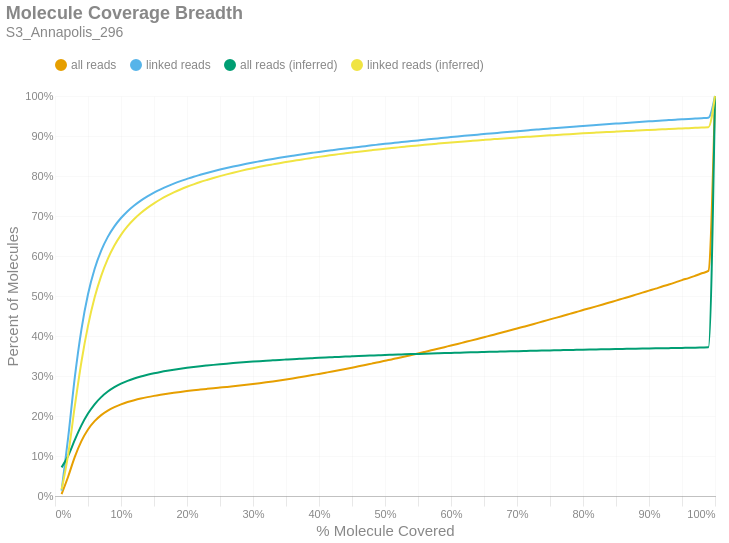

Notebook cell for this chart:
### Markdown cell above
### Molecule Read Coverage
This chart shows molecule coverage breadth as computed by the number of bases aligned to that molecule. In other words, "*how much of each unique long molecule is actually sequenced/aligned?*" Keep in mind there is a distinction between sequences and alignments, since some sequences belonging to a particular molecule may not align well and wouldn't appear in the alignment data. This chart also shows molecule coverage breadth as computed by the *inferred fragment* from which the aligned sequences originate. Unlike read coverage, this calculation takes into account the total insert size, including unsequenced gaps between the forward and reverse reads. Like the previous figures, these are cumulative percents.

### Code cell
if SKIPLR:
    print_html(f"Skipped")
else:
    binned_df = consolidated_hist(valids['coverage_bp'], mask, 0.01, True)
    binned_df_inf = consolidated_hist(valids['coverage_inserts'], mask, 0.01, True)
    binned_df = binned_df.with_columns(pl.lit(binned_df_inf['all reads (cumsum)']).alias('all reads (inferred)'))
    binned_df = binned_df.with_columns(pl.lit(binned_df_inf['linked reads (cumsum)']).alias('linked reads (inferred)'))
    binned_df = binned_df.with_columns(
        (pl.col('bin').cast(pl.Float64) + 0.01).alias('right_edge')
    )

    with SafeRender(binned_df):
        (
            density_plot(binned_df, 'Molecule Coverage Breadth', samplename, 'molcov', ['all reads (inferred)','linked reads (inferred)'])
            .encode(
                #x=alt.X('bin:Q', title="% Molecule Covered").axis(format = '%').scale(padding=0),
                x=alt.X('right_edge:Q', title="% Molecule Covered").axis(format='%').scale(padding=0),
                y=alt.Y('value:Q', title='Percent of Molecules')
                    .axis(format='%')
                    .stack(False)
                    .scale(domainMin=0, padding=0),
                color=alt.Color("key:N").scale(domain = ["all reads", "linked reads", "all reads (inferred)", "linked reads (inferred)"]),
                tooltip = [
                    alt.Tooltip("key:N", title = "Data Type"),
                    alt.Tooltip("range_label:N", title="% Molecule Covered"),
                    alt.Tooltip("value:Q", format = ".2%", title="% Molecules")
                ]
            )
        ).display()

### Figure 1 — Vega-Lite specification as saved in the notebook (floating-point values rounded to 4 significant figures)
{"width": "container", "height": 400, "config": {"title": {"anchor": "start", "dy": -15, "fontSize": 18, "color": "#888888", "subtitleColor": "#888888", "subtitleFontSize": 14}, "arc": {"fill": "#0072B2"}, "axis": {"domainColor": "#888888", "domainWidth": 0.5, "gridWidth": 0.2, "grid": false, "titleFontWeight": 400, "titleFontSize": 15, "labelFontSize": 11, "labelColor": "#888888", "tickColor": "#888888", "tickWidth": 0.2, "titleColor": "#888888"}, "axisBand": {"grid": false}, "axisX": {"grid": true, "tickSize": 10, "domainCap": "round"}, "axisY": {"domain": false, "grid": true, "tickSize": 0, "domainCap": "round"}, "background": "transparent", "header": {"labelFontSize": 15, "labelColor": "#888888", "titleFontSize": 15, "titleFontWeight": 600, "titleColor": "#888888"}, "legend": {"labelFont": "sans-serif", "labelFontSize": 12, "labelColor": "#888888", "symbolSize": 100, "symbolType": "circle", "titleFontSize": 12, "titlePadding": 10, "titleColor": "#888888", "title": null, "orient": "top"}, "range": {"category": ["#E69F00", "#56B4E9", "#009E73", "#F0E442", "#0072B2", "#D55E00", "#CC79A7", "#000000"], "diverging": ["#cfe8f3", "#a2d4ec", "#73bfe2", "#46abdb", "#1696d2", "#12719e"]}, "area": {"fill": "#0072B2", "fillOpacity": 0.7, "line": true, "strokeOpacity": 0.7}, "line": {"color": "#0072B2", "stroke": "#0072B2", "strokeWidth": 2}, "trail": {"color": "#0072B2", "stroke": "#0072B2", "strokeWidth": 0, "size": 1}, "point": {"filled": true, "fillOpacity": 1.0, "size": 95}, "text": {"color": "#888888", "fontSize": 11, "align": "right", "fontWeight": 400, "size": 11}, "bar": {"fill": "#0072B2", "stroke": null}, "view": {"stroke": null, "continuousWidth": 660, "continuousHeight": 400}}, "data": {"name": "data-155ec87b90721ce89e84b3dc62f25857"}, "mark": {"type": "line", "interpolate": "monotone", "point": {"opacity": 0, "size": 275}}, "encoding": {"color": {"field": "key", "scale": {"domain": ["all reads", "linked reads", "all reads (inferred)", "linked reads (inferred)"]}, "type": "nominal"}, "tooltip": [{"field": "key", "title": "Data Type", "type": "nominal"}, {"field": "range_label", "title": "% Molecule Covered", "type": "nominal"}, {"field": "value", "format": ".2%", "title": "% Molecules", "type": "quantitative"}], "x": {"axis": {"format": "%"}, "field": "right_edge", "scale": {"padding": 0}, "title": "% Molecule Covered", "type": "quantitative"}, "y": {"axis": {"format": "%"}, "field": "value", "scale": {"domainMin": 0, "padding": 0}, "stack": false, "title": "Percent of Molecules", "type": "quantitative"}}, "params": [{"name": "param_c36ac31b6afebe62", "select": {"type": "point", "fields": ["key"]}, "bind": "legend"}], "title": {"text": "Molecule Coverage Breadth", "subtitle": "S3_Annapolis_296"}, "transform": [{"fold": ["all reads (cumsum)", "linked reads (cumsum)", "all reads (inferred)", "linked reads (inferred)"]}, {"calculate": "replace(datum.key, ' (cumsum)', '')", "as": "key"}, {"filter": {"param": "param_c36ac31b6afebe62"}}], "usermeta": {"embedOptions": {"downloadFileName": "S3_Annapolis_296.molcov"}}, "$schema": "https://vega.github.io/schema/vega-lite/v6.1.0.json", "datasets": {"data-155ec87b90721ce89e84b3dc62f25857": [{"bin": "0.0", "interval": "0.0-0.01", "all reads": 0.004737, "linked reads": 0.01347, "all reads (cumsum)": 0.004737, "linked reads (cumsum)": 0.01347, "range_label": "0.0-0.01", "all reads (inferred)": 0.07159, "linked reads (inferred)": 0.01619, "right_edge": 0.01}, {"bin": "0.01", "interval": "0.01-0.02", "all reads": 0.0441, "linked reads": 0.1334, "all reads (cumsum)": 0.04884, "linked reads (cumsum)": 0.1469, "range_label": "0.01-0.02", "all reads (inferred)": 0.1008, "linked reads (inferred)": 0.1041, "right_edge": 0.02}, {"bin": "0.02", "interval": "0.02-0.03", "all reads": 0.04907, "linked reads": 0.1494, "all reads (cumsum)": 0.09791, "linked reads (cumsum)": 0.2963, "range_label": "0.02-0.03", "all reads (inferred)": 0.1403, "linked reads (inferred)": 0.2245, "right_edge": 0.03}, {"bin": "0.03", "interval": "0.03-0.04", "all reads": 0.03935, "linked reads": 0.1199, "all reads (cumsum)": 0.1373, "linked reads (cumsum)": 0.4161, "range_label": "0.03-0.04", "all reads (inferred)": 0.1765, "linked reads (inferred)": 0.335, "right_edge": 0.04}, {"bin": "0.04", "interval": "0.04-0.05", "all reads": 0.02899, "linked reads": 0.08824, "all reads (cumsum)": 0.1662, "linked reads (cumsum)": 0.5044, "range_label": "0.04-0.05", "all reads (inferred)": 0.2061, "linked reads (inferred)": 0.4252, "right_edge": 0.05}, {"bin": "0.05", "interval": "0.05-0.06", "all reads": 0.02081, "linked reads": 0.06323, "all reads (cumsum)": 0.1871, "linked reads (cumsum)": 0.5676, "range_label": "0.05-0.06", "all reads (inferred)": 0.2293, "linked reads (inferred)": 0.496, "right_edge": 0.06}, {"bin": "0.06", "interval": "0.06-0.07", "all reads": 0.01512, "linked reads": 0.04588, "all reads (cumsum)": 0.2022, "linked reads (cumsum)": 0.6135, "range_label": "0.06-0.07", "all reads (inferred)": 0.2472, "linked reads (inferred)": 0.5504, "right_edge": 0.07}, {"bin": "0.07", "interval": "0.07-0.08", "all reads": 0.01133, "linked reads": 0.03431, "all reads (cumsum)": 0.2135, "linked reads (cumsum)": 0.6478, "range_label": "0.07-0.08", "all reads (inferred)": 0.2611, "linked reads (inferred)": 0.5928, "right_edge": 0.08}, {"bin": "0.08", "interval": "0.08-0.09", "all reads": 0.008691, "linked reads": 0.02625, "all reads (cumsum)": 0.2222, "linked reads (cumsum)": 0.6741, "range_label": "0.08-0.09", "all reads (inferred)": 0.272, "linked reads (inferred)": 0.6261, "right_edge": 0.09}, {"bin": "0.09", "interval": "0.09-0.1", "all reads": 0.006931, "linked reads": 0.02089, "all reads (cumsum)": 0.2291, "linked reads (cumsum)": 0.6949, "range_label": "0.09-0.1", "all reads (inferred)": 0.2808, "linked reads (inferred)": 0.653, "right_edge": 0.1}, {"bin": "0.1", "interval": "0.1-0.11", "all reads": 0.005717, "linked reads": 0.01713, "all reads (cumsum)": 0.2348, "linked reads (cumsum)": 0.7121, "range_label": "0.1-0.11", "all reads (inferred)": 0.2879, "linked reads (inferred)": 0.6745, "right_edge": 0.11}, {"bin": "0.11", "interval": "0.11-0.12", "all reads": 0.004727, "linked reads": 0.01414, "all reads (cumsum)": 0.2396, "linked reads (cumsum)": 0.7262, "range_label": "0.11-0.12", "all reads (inferred)": 0.2939, "linked reads (inferred)": 0.6925, "right_edge": 0.12}, {"bin": "0.12", "interval": "0.12-0.13", "all reads": 0.004102, "linked reads": 0.01227, "all reads (cumsum)": 0.2437, "linked reads (cumsum)": 0.7385, "range_label": "0.12-0.13", "all reads (inferred)": 0.2988, "linked reads (inferred)": 0.7075, "right_edge": 0.13}, {"bin": "0.13", "interval": "0.13-0.14", "all reads": 0.003551, "linked reads": 0.0106, "all reads (cumsum)": 0.2472, "linked reads (cumsum)": 0.7491, "range_label": "0.13-0.14", "all reads (inferred)": 0.3031, "linked reads (inferred)": 0.7204, "right_edge": 0.14}, {"bin": "0.14", "interval": "0.14-0.15", "all reads": 0.003118, "linked reads": 0.009233, "all reads (cumsum)": 0.2503, "linked reads (cumsum)": 0.7583, "range_label": "0.14-0.15", "all reads (inferred)": 0.3068, "linked reads (inferred)": 0.7317, "right_edge": 0.15}, {"bin": "0.15", "interval": "0.15-0.16", "all reads": 0.002787, "linked reads": 0.008201, "all reads (cumsum)": 0.2531, "linked reads (cumsum)": 0.7665, "range_label": "0.15-0.16", "all reads (inferred)": 0.3102, "linked reads (inferred)": 0.7419, "right_edge": 0.16}, {"bin": "0.16", "interval": "0.16-0.17", "all reads": 0.002618, "linked reads": 0.007642, "all reads (cumsum)": 0.2557, "linked reads (cumsum)": 0.7742, "range_label": "0.16-0.17", "all reads (inferred)": 0.3132, "linked reads (inferred)": 0.7509, "right_edge": 0.17}, {"bin": "0.17", "interval": "0.17-0.18", "all reads": 0.002353, "linked reads": 0.006754, "all reads (cumsum)": 0.2581, "linked reads (cumsum)": 0.7809, "range_label": "0.17-0.18", "all reads (inferred)": 0.3158, "linked reads (inferred)": 0.759, "right_edge": 0.18}, {"bin": "0.18", "interval": "0.18-0.19", "all reads": 0.002163, "linked reads": 0.006132, "all reads (cumsum)": 0.2603, "linked reads (cumsum)": 0.7871, "range_label": "0.18-0.19", "all reads (inferred)": 0.3183, "linked reads (inferred)": 0.7663, "right_edge": 0.19}, {"bin": "0.19", "interval": "0.19-0.2", "all reads": 0.002006, "linked reads": 0.005657, "all reads (cumsum)": 0.2623, "linked reads (cumsum)": 0.7927, "range_label": "0.19-0.2", "all reads (inferred)": 0.3205, "linked reads (inferred)": 0.7731, "right_edge": 0.2}, {"bin": "0.2", "interval": "0.2-0.21", "all reads": 0.001982, "linked reads": 0.00551, "all reads (cumsum)": 0.2642, "linked reads (cumsum)": 0.7982, "range_label": "0.2-0.21", "all reads (inferred)": 0.3225, "linked reads (inferred)": 0.7792, "right_edge": 0.21}, {"bin": "0.21", "interval": "0.21-0.22", "all reads": 0.001783, "linked reads": 0.004813, "all reads (cumsum)": 0.266, "linked reads (cumsum)": 0.803, "range_label": "0.21-0.22", "all reads (inferred)": 0.3245, "linked reads (inferred)": 0.7849, "right_edge": 0.22}, {"bin": "0.22", "interval": "0.22-0.23", "all reads": 0.001727, "linked reads": 0.004589, "all reads (cumsum)": 0.2678, "linked reads (cumsum)": 0.8076, "range_label": "0.22-0.23", "all reads (inferred)": 0.3262, "linked reads (inferred)": 0.7901, "right_edge": 0.23}, {"bin": "0.23", "interval": "0.23-0.24", "all reads": 0.001688, "linked reads": 0.004322, "all reads (cumsum)": 0.2694, "linked reads (cumsum)": 0.8119, "range_label": "0.23-0.24", "all reads (inferred)": 0.3278, "linked reads (inferred)": 0.795, "right_edge": 0.24}, {"bin": "0.24", "interval": "0.24-0.25", "all reads": 0.001606, "linked reads": 0.004073, "all reads (cumsum)": 0.271, "linked reads (cumsum)": 0.816, "range_label": "0.24-0.25", "all reads (inferred)": 0.3294, "linked reads (inferred)": 0.7997, "right_edge": 0.25}, {"bin": "0.25", "interval": "0.25-0.26", "all reads": 0.001599, "linked reads": 0.003891, "all reads (cumsum)": 0.2726, "linked reads (cumsum)": 0.8199, "range_label": "0.25-0.26", "all reads (inferred)": 0.3308, "linked reads (inferred)": 0.804, "right_edge": 0.26}, {"bin": "0.26", "interval": "0.26-0.27", "all reads": 0.001631, "linked reads": 0.003713, "all reads (cumsum)": 0.2743, "linked reads (cumsum)": 0.8236, "range_label": "0.26-0.27", "all reads (inferred)": 0.3322, "linked reads (inferred)": 0.8082, "right_edge": 0.27}, {"bin": "0.27", "interval": "0.27-0.28", "all reads": 0.001704, "linked reads": 0.003459, "all reads (cumsum)": 0.276, "linked reads (cumsum)": 0.8271, "range_label": "0.27-0.28", "all reads (inferred)": 0.3335, "linked reads (inferred)": 0.8122, "right_edge": 0.28}, {"bin": "0.28", "interval": "0.28-0.29", "all reads": 0.001853, "linked reads": 0.003378, "all reads (cumsum)": 0.2778, "linked reads (cumsum)": 0.8305, "range_label": "0.28-0.29", "all reads (inferred)": 0.3348, "linked reads (inferred)": 0.816, "right_edge": 0.29}, {"bin": "0.29", "interval": "0.29-0.3", "all reads": 0.001966, "linked reads": 0.003259, "all reads (cumsum)": 0.2798, "linked reads (cumsum)": 0.8337, "range_label": "0.29-0.3", "all reads (inferred)": 0.336, "linked reads (inferred)": 0.8196, "right_edge": 0.3}, {"bin": "0.3", "interval": "0.3-0.31", "all reads": 0.002095, "linked reads": 0.003082, "all reads (cumsum)": 0.2819, "linked reads (cumsum)": 0.8368, "range_label": "0.3-0.31", "all reads (inferred)": 0.3371, "linked reads (inferred)": 0.8229, "right_edge": 0.31}, {"bin": "0.31", "interval": "0.31-0.32", "all reads": 0.002235, "linked reads": 0.003061, "all reads (cumsum)": 0.2841, "linked reads (cumsum)": 0.8399, "range_label": "0.31-0.32", "all reads (inferred)": 0.3382, "linked reads (inferred)": 0.826, "right_edge": 0.32}, {"bin": "0.32", "interval": "0.32-0.33", "all reads": 0.002308, "linked reads": 0.002872, "all reads (cumsum)": 0.2864, "linked reads (cumsum)": 0.8427, "range_label": "0.32-0.33", "all reads (inferred)": 0.3392, "linked reads (inferred)": 0.8291, "right_edge": 0.33}, {"bin": "0.33", "interval": "0.33-0.34", "all reads": 0.002412, "linked reads": 0.00277, "all reads (cumsum)": 0.2889, "linked reads (cumsum)": 0.8455, "range_label": "0.33-0.34", "all reads (inferred)": 0.3402, "linked reads (inferred)": 0.8321, "right_edge": 0.34}, {"bin": "0.34", "interval": "0.34-0.35", "all reads": 0.0025, "linked reads": 0.002639, "all reads (cumsum)": 0.2914, "linked reads (cumsum)": 0.8481, "range_label": "0.34-0.35", "all reads (inferred)": 0.3411, "linked reads (inferred)": 0.8349, "right_edge": 0.35}, {"bin": "0.35", "interval": "0.35-0.36", "all reads": 0.002614, "linked reads": 0.002563, "all reads (cumsum)": 0.294, "linked reads (cumsum)": 0.8507, "range_label": "0.35-0.36", "all reads (inferred)": 0.3421, "linked reads (inferred)": 0.8377, "right_edge": 0.36}, {"bin": "0.36", "interval": "0.36-0.37", "all reads": 0.00269, "linked reads": 0.002504, "all reads (cumsum)": 0.2967, "linked reads (cumsum)": 0.8532, "range_label": "0.36-0.37", "all reads (inferred)": 0.3429, "linked reads (inferred)": 0.8402, "right_edge": 0.37}, {"bin": "0.37", "interval": "0.37-0.38", "all reads": 0.002741, "linked reads": 0.002371, "all reads (cumsum)": 0.2994, "linked reads (cumsum)": 0.8556, "range_label": "0.37-0.38", "all reads (inferred)": 0.3438, "linked reads (inferred)": 0.8428, "right_edge": 0.38}, {"bin": "0.38", "interval": "0.38-0.39", "all reads": 0.002853, "linked reads": 0.002339, "all reads (cumsum)": 0.3023, "linked reads (cumsum)": 0.8579, "range_label": "0.38-0.39", "all reads (inferred)": 0.3446, "linked reads (inferred)": 0.8453, "right_edge": 0.39}, {"bin": "0.39", "interval": "0.39-0.4", "all reads": 0.00301, "linked reads": 0.00232, "all reads (cumsum)": 0.3053, "linked reads (cumsum)": 0.8602, "range_label": "0.39-0.4", "all reads (inferred)": 0.3455, "linked reads (inferred)": 0.8478, "right_edge": 0.4}, {"bin": "0.4", "interval": "0.4-0.41", "all reads": 0.002965, "linked reads": 0.002239, "all reads (cumsum)": 0.3082, "linked reads (cumsum)": 0.8625, "range_label": "0.4-0.41", "all reads (inferred)": 0.3463, "linked reads (inferred)": 0.8502, "right_edge": 0.41}, {"bin": "0.41", "interval": "0.41-0.42", "all reads": 0.002982, "linked reads": 0.002084, "all reads (cumsum)": 0.3112, "linked reads (cumsum)": 0.8646, "range_label": "0.41-0.42", "all reads (inferred)": 0.347, "linked reads (inferred)": 0.8524, "right_edge": 0.42}, {"bin": "0.42", "interval": "0.42-0.43", "all reads": 0.003108, "linked reads": 0.002021, "all reads (cumsum)": 0.3143, "linked reads (cumsum)": 0.8666, "range_label": "0.42-0.43", "all reads (inferred)": 0.3478, "linked reads (inferred)": 0.8547, "right_edge": 0.43}, {"bin": "0.43", "interval": "0.43-0.44", "all reads": 0.003216, "linked reads": 0.002077, "all reads (cumsum)": 0.3175, "linked reads (cumsum)": 0.8687, "range_label": "0.43-0.44", "all reads (inferred)": 0.3485, "linked reads (inferred)": 0.8568, "right_edge": 0.44}, {"bin": "0.44", "interval": "0.44-0.45", "all reads": 0.003305, "linked reads": 0.002081, "all reads (cumsum)": 0.3208, "linked reads (cumsum)": 0.8707, "range_label": "0.44-0.45", "all reads (inferred)": 0.3492, "linked reads (inferred)": 0.8588, "right_edge": 0.45}, {"bin": "0.45", "interval": "0.45-0.46", "all reads": 0.003348, "linked reads": 0.002011, "all reads (cumsum)": 0.3242, "linked reads (cumsum)": 0.8728, "range_label": "0.45-0.46", "all reads (inferred)": 0.3499, "linked reads (inferred)": 0.8609, "right_edge": 0.46}, {"bin": "0.46", "interval": "0.46-0.47", "all reads": 0.003316, "linked reads": 0.001919, "all reads (cumsum)": 0.3275, "linked reads (cumsum)": 0.8747, "range_label": "0.46-0.47", "all reads (inferred)": 0.3506, "linked reads (inferred)": 0.8628, "right_edge": 0.47}, {"bin": "0.47", "interval": "0.47-0.48", "all reads": 0.003453, "linked reads": 0.001976, "all reads (cumsum)": 0.331, "linked reads (cumsum)": 0.8766, "range_label": "0.47-0.48", "all reads (inferred)": 0.3512, "linked reads (inferred)": 0.8646, "right_edge": 0.48}, {"bin": "0.48", "interval": "0.48-0.49", "all reads": 0.003326, "linked reads": 0.001861, "all reads (cumsum)": 0.3343, "linked reads (cumsum)": 0.8785, "range_label": "0.48-0.49", "all reads (inferred)": 0.3518, "linked reads (inferred)": 0.8664, "right_edge": 0.49}, {"bin": "0.49", "interval": "0.49-0.5", "all reads": 0.003782, "linked reads": 0.001884, "all reads (cumsum)": 0.3381, "linked reads (cumsum)": 0.8804, "range_label": "0.49-0.5", "all reads (inferred)": 0.3524, "linked reads (inferred)": 0.8682, "right_edge": 0.5}, {"bin": "0.5", "interval": "0.5-0.51", "all reads": 0.003349, "linked reads": 0.001729, "all reads (cumsum)": 0.3414, "linked reads (cumsum)": 0.8821, "range_label": "0.5-0.51", "all reads (inferred)": 0.353, "linked reads (inferred)": 0.8699, "right_edge": 0.51}, {"bin": "0.51", "interval": "0.51-0.52", "all reads": 0.00376, "linked reads": 0.001782, "all reads (cumsum)": 0.3452, "linked reads (cumsum)": 0.8839, "range_label": "0.51-0.52", "all reads (inferred)": 0.3536, "linked reads (inferred)": 0.8716, "right_edge": 0.52}, {"bin": "0.52", "interval": "0.52-0.53", "all reads": 0.003581, "linked reads": 0.001695, "all reads (cumsum)": 0.3488, "linked reads (cumsum)": 0.8856, "range_label": "0.52-0.53", "all reads (inferred)": 0.3541, "linked reads (inferred)": 0.8732, "right_edge": 0.53}, {"bin": "0.53", "interval": "0.53-0.54", "all reads": 0.003735, "linked reads": 0.001748, "all reads (cumsum)": 0.3525, "linked reads (cumsum)": 0.8873, "range_label": "0.53-0.54", "all reads (inferred)": 0.3547, "linked reads (inferred)": 0.8749, "right_edge": 0.54}, {"bin": "0.54", "interval": "0.54-0.55", "all reads": 0.003798, "linked reads": 0.001634, "all reads (cumsum)": 0.3563, "linked reads (cumsum)": 0.889, "range_label": "0.54-0.55", "all reads (inferred)": 0.3552, "linked reads (inferred)": 0.8764, "right_edge": 0.55}, {"bin": "0.55", "interval": "0.55-0.56", "all reads": 0.003902, "linked reads": 0.001695, "all reads (cumsum)": 0.3602, "linked reads (cumsum)": 0.8907, "range_label": "0.55-0.56", "all reads (inferred)": 0.3558, "linked reads (inferred)": 0.878, "right_edge": 0.56}, {"bin": "0.56", "interval": "0.56-0.57", "all reads": 0.003948, "linked reads": 0.001631, "all reads (cumsum)": 0.3641, "linked reads (cumsum)": 0.8923, "range_label": "0.56-0.57", "all reads (inferred)": 0.3563, "linked reads (inferred)": 0.8795, "right_edge": 0.57}, {"bin": "0.57", "interval": "0.57-0.58", "all reads": 0.003936, "linked reads": 0.001659, "all reads (cumsum)": 0.3681, "linked reads (cumsum)": 0.894, "range_label": "0.57-0.58", "all reads (inferred)": 0.3568, "linked reads (inferred)": 0.8809, "right_edge": 0.58}, {"bin": "0.58", "interval": "0.58-0.59", "all reads": 0.004038, "linked reads": 0.001606, "all reads (cumsum)": 0.3721, "linked reads (cumsum)": 0.8956, "range_label": "0.58-0.59", "all reads (inferred)": 0.3573, "linked reads (inferred)": 0.8823, "right_edge": 0.59}, {"bin": "0.59", "interval": "0.59-0.6", "all reads": 0.004129, "linked reads": 0.001657, "all reads (cumsum)": 0.3762, "linked reads (cumsum)": 0.8972, "range_label": "0.59-0.6", "all reads (inferred)": 0.3577, "linked reads (inferred)": 0.8837, "right_edge": 0.6}, {"bin": "0.6", "interval": "0.6-0.61", "all reads": 0.003973, "linked reads": 0.001588, "all reads (cumsum)": 0.3802, "linked reads (cumsum)": 0.8988, "range_label": "0.6-0.61", "all reads (inferred)": 0.3582, "linked reads (inferred)": 0.8851, "right_edge": 0.61}, {"bin": "0.61", "interval": "0.61-0.62", "all reads": 0.004146, "linked reads": 0.001536, "all reads (cumsum)": 0.3844, "linked reads (cumsum)": 0.9004, "range_label": "0.61-0.62", "all reads (inferred)": 0.3587, "linked reads (inferred)": 0.8864, "right_edge": 0.62}, {"bin": "0.62", "interval": "0.62-0.63", "all reads": 0.004133, "linked reads": 0.001502, "all reads (cumsum)": 0.3885, "linked reads (cumsum)": 0.9019, "range_label": "0.62-0.63", "all reads (inferred)": 0.3591, "linked reads (inferred)": 0.8877, "right_edge": 0.63}, {"bin": "0.63", "interval": "0.63-0.64", "all reads": 0.004174, "linked reads": 0.001545, "all reads (cumsum)": 0.3927, "linked reads (cumsum)": 0.9034, "range_label": "0.63-0.64", "all reads (inferred)": 0.3596, "linked reads (inferred)": 0.889, "right_edge": 0.64}, {"bin": "0.64", "interval": "0.64-0.65", "all reads": 0.004208, "linked reads": 0.001507, "all reads (cumsum)": 0.3969, "linked reads (cumsum)": 0.9049, "range_label": "0.64-0.65", "all reads (inferred)": 0.36, "linked reads (inferred)": 0.8903, "right_edge": 0.65}, {"bin": "0.65", "interval": "0.65-0.66", "all reads": 0.004401, "linked reads": 0.001528, "all reads (cumsum)": 0.4013, "linked reads (cumsum)": 0.9064, "range_label": "0.65-0.66", "all reads (inferred)": 0.3604, "linked reads (inferred)": 0.8915, "right_edge": 0.66}, {"bin": "0.66", "interval": "0.66-0.67", "all reads": 0.004211, "linked reads": 0.001349, "all reads (cumsum)": 0.4055, "linked reads (cumsum)": 0.9078, "range_label": "0.66-0.67", "all reads (inferred)": 0.3609, "linked reads (inferred)": 0.8927, "right_edge": 0.67}, {"bin": "0.67", "interval": "0.67-0.68", "all reads": 0.004414, "linked reads": 0.001451, "all reads (cumsum)": 0.4099, "linked reads (cumsum)": 0.9092, "range_label": "0.67-0.68", "all reads (inferred)": 0.3613, "linked reads (inferred)": 0.8939, "right_edge": 0.68}, {"bin": "0.68", "interval": "0.68-0.69", "all reads": 0.004347, "linked reads": 0.001414, "all reads (cumsum)": 0.4142, "linked reads (cumsum)": 0.9106, "range_label": "0.68-0.69", "all reads (inferred)": 0.3617, "linked reads (inferred)": 0.8951, "right_edge": 0.69}, {"bin": "0.69", "interval": "0.69-0.7", "all reads": 0.004468, "linked reads": 0.001358, "all reads (cumsum)": 0.4187, "linked reads (cumsum)": 0.912, "range_label": "0.69-0.7", "all reads (inferred)": 0.3621, "linked reads (inferred)": 0.8962, "right_edge": 0.7}, {"bin": "0.7", "interval": "0.7-0.71", "all reads": 0.00441, "linked reads": 0.001417, "all reads (cumsum)": 0.4231, "linked reads (cumsum)": 0.9134, "range_label": "0.7-0.71", "all reads (inferred)": 0.3625, "linked reads (inferred)": 0.8973, "right_edge": 0.71}, {"bin": "0.71", "interval": "0.71-0.72", "all reads": 0.004452, "linked reads": 0.001363, "all reads (cumsum)": 0.4276, "linked reads (cumsum)": 0.9148, "range_label": "0.71-0.72", "all reads (inferred)": 0.3629, "linked reads (inferred)": 0.8984, "right_edge": 0.72}, {"bin": "0.72", "interval": "0.72-0.73", "all reads": 0.004597, "linked reads": 0.001346, "all reads (cumsum)": 0.4322, "linked reads (cumsum)": 0.9161, "range_label": "0.72-0.73", "all reads (inferred)": 0.3633, "linked reads (inferred)": 0.8995, "right_edge": 0.73}, {"bin": "0.73", "interval": "0.73-0.74", "all reads": 0.004529, "linked reads": 0.00134, "all reads (cumsum)": 0.4367, "linked reads (cumsum)": 0.9175, "range_label": "0.73-0.74", "all reads (inferred)": 0.3636, "linked reads (inferred)": 0.9006, "right_edge": 0.74}, {"bin": "0.74", "interval": "0.74-0.75", "all reads": 0.004781, "linked reads": 0.001302, "all reads (cumsum)": 0.4415, "linked reads (cumsum)": 0.9188, "range_label": "0.74-0.75", "all reads (inferred)": 0.364, "linked reads (inferred)": 0.9017, "right_edge": 0.75}, {"bin": "0.75", "interval": "0.75-0.76", "all reads": 0.004474, "linked reads": 0.001304, "all reads (cumsum)": 0.446, "linked reads (cumsum)": 0.9201, "range_label": "0.75-0.76", "all reads (inferred)": 0.3643, "linked reads (inferred)": 0.9026, "right_edge": 0.76}, {"bin": "0.76", "interval": "0.76-0.77", "all reads": 0.004625, "linked reads": 0.00128, "all reads (cumsum)": 0.4506, "linked reads (cumsum)": 0.9214, "range_label": "0.76-0.77", "all reads (inferred)": 0.3647, "linked reads (inferred)": 0.9037, "right_edge": 0.77}, {"bin": "0.77", "interval": "0.77-0.78", "all reads": 0.004661, "linked reads": 0.001256, "all reads (cumsum)": 0.4552, "linked reads (cumsum)": 0.9226, "range_label": "0.77-0.78", "all reads (inferred)": 0.3651, "linked reads (inferred)": 0.9047, "right_edge": 0.78}, {"bin": "0.78", "interval": "0.78-0.79", "all reads": 0.00466, "linked reads": 0.001217, "all reads (cumsum)": 0.4599, "linked reads (cumsum)": 0.9238, "range_label": "0.78-0.79", "all reads (inferred)": 0.3654, "linked reads (inferred)": 0.9056, "right_edge": 0.79}, {"bin": "0.79", "interval": "0.79-0.8", "all reads": 0.004899, "linked reads": 0.001253, "all reads (cumsum)": 0.4648, "linked reads (cumsum)": 0.9251, "range_label": "0.79-0.8", "all reads (inferred)": 0.3658, "linked reads (inferred)": 0.9066, "right_edge": 0.8}, {"bin": "0.8", "interval": "0.8-0.81", "all reads": 0.004526, "linked reads": 0.001134, "all reads (cumsum)": 0.4693, "linked reads (cumsum)": 0.9262, "range_label": "0.8-0.81", "all reads (inferred)": 0.3661, "linked reads (inferred)": 0.9075, "right_edge": 0.81}, {"bin": "0.81", "interval": "0.81-0.82", "all reads": 0.004702, "linked reads": 0.001251, "all reads (cumsum)": 0.474, "linked reads (cumsum)": 0.9275, "range_label": "0.81-0.82", "all reads (inferred)": 0.3664, "linked reads (inferred)": 0.9085, "right_edge": 0.82}, {"bin": "0.82", "interval": "0.82-0.83", "all reads": 0.004811, "linked reads": 0.001206, "all reads (cumsum)": 0.4788, "linked reads (cumsum)": 0.9287, "range_label": "0.82-0.83", "all reads (inferred)": 0.3667, "linked reads (inferred)": 0.9094, "right_edge": 0.83}, {"bin": "0.83", "interval": "0.83-0.84", "all reads": 0.004874, "linked reads": 0.001176, "all reads (cumsum)": 0.4837, "linked reads (cumsum)": 0.9298, "range_label": "0.83-0.84", "all reads (inferred)": 0.367, "linked reads (inferred)": 0.9102, "right_edge": 0.84}, {"bin": "0.84", "interval": "0.84-0.85", "all reads": 0.004793, "linked reads": 0.001143, "all reads (cumsum)": 0.4885, "linked reads (cumsum)": 0.931, "range_label": "0.84-0.85", "all reads (inferred)": 0.3674, "linked reads (inferred)": 0.911, "right_edge": 0.85}, {"bin": "0.85", "interval": "0.85-0.86", "all reads": 0.004974, "linked reads": 0.001187, "all reads (cumsum)": 0.4935, "linked reads (cumsum)": 0.9322, "range_label": "0.85-0.86", "all reads (inferred)": 0.3677, "linked reads (inferred)": 0.9119, "right_edge": 0.86}, {"bin": "0.86", "interval": "0.86-0.87", "all reads": 0.004849, "linked reads": 0.001124, "all reads (cumsum)": 0.4983, "linked reads (cumsum)": 0.9333, "range_label": "0.86-0.87", "all reads (inferred)": 0.368, "linked reads (inferred)": 0.9127, "right_edge": 0.87}, {"bin": "0.87", "interval": "0.87-0.88", "all reads": 0.005021, "linked reads": 0.001058, "all reads (cumsum)": 0.5034, "linked reads (cumsum)": 0.9344, "range_label": "0.87-0.88", "all reads (inferred)": 0.3683, "linked reads (inferred)": 0.9135, "right_edge": 0.88}, {"bin": "0.88", "interval": "0.88-0.89", "all reads": 0.004979, "linked reads": 0.001162, "all reads (cumsum)": 0.5083, "linked reads (cumsum)": 0.9355, "range_label": "0.88-0.89", "all reads (inferred)": 0.3685, "linked reads (inferred)": 0.9143, "right_edge": 0.89}, {"bin": "0.89", "interval": "0.89-0.9", "all reads": 0.005118, "linked reads": 0.001068, "all reads (cumsum)": 0.5134, "linked reads (cumsum)": 0.9366, "range_label": "0.89-0.9", "all reads (inferred)": 0.3688, "linked reads (inferred)": 0.9151, "right_edge": 0.9}, {"bin": "0.9", "interval": "0.9-0.91", "all reads": 0.004877, "linked reads": 0.0009952, "all reads (cumsum)": 0.5183, "linked reads (cumsum)": 0.9376, "range_label": "0.9-0.91", "all reads (inferred)": 0.3691, "linked reads (inferred)": 0.9159, "right_edge": 0.91}, {"bin": "0.91", "interval": "0.91-0.92", "all reads": 0.005466, "linked reads": 0.001086, "all reads (cumsum)": 0.5238, "linked reads (cumsum)": 0.9387, "range_label": "0.91-0.92", "all reads (inferred)": 0.3694, "linked reads (inferred)": 0.9166, "right_edge": 0.92}, {"bin": "0.92", "interval": "0.92-0.93", "all reads": 0.004788, "linked reads": 0.001029, "all reads (cumsum)": 0.5286, "linked reads (cumsum)": 0.9397, "range_label": "0.92-0.93", "all reads (inferred)": 0.3697, "linked reads (inferred)": 0.9174, "right_edge": 0.93}, {"bin": "0.93", "interval": "0.93-0.94", "all reads": 0.005402, "linked reads": 0.001033, "all reads (cumsum)": 0.534, "linked reads (cumsum)": 0.9407, "range_label": "0.93-0.94", "all reads (inferred)": 0.37, "linked reads (inferred)": 0.9181, "right_edge": 0.94}, {"bin": "0.94", "interval": "0.94-0.95", "all reads": 0.00582, "linked reads": 0.001023, "all reads (cumsum)": 0.5398, "linked reads (cumsum)": 0.9418, "range_label": "0.94-0.95", "all reads (inferred)": 0.3702, "linked reads (inferred)": 0.9189, "right_edge": 0.95}, {"bin": "0.95", "interval": "0.95-0.96", "all reads": 0.004941, "linked reads": 0.001008, "all reads (cumsum)": 0.5447, "linked reads (cumsum)": 0.9428, "range_label": "0.95-0.96", "all reads (inferred)": 0.3706, "linked reads (inferred)": 0.9196, "right_edge": 0.96}, {"bin": "0.96", "interval": "0.96-0.97", "all reads": 0.005796, "linked reads": 0.00092, "all reads (cumsum)": 0.5505, "linked reads (cumsum)": 0.9437, "range_label": "0.96-0.97", "all reads (inferred)": 0.3709, "linked reads (inferred)": 0.9204, "right_edge": 0.97}, {"bin": "0.97", "interval": "0.97-0.98", "all reads": 0.006206, "linked reads": 0.0009425, "all reads (cumsum)": 0.5567, "linked reads (cumsum)": 0.9446, "range_label": "0.97-0.98", "all reads (inferred)": 0.3712, "linked reads (inferred)": 0.9212, "right_edge": 0.98}, {"bin": "0.98", "interval": "0.98-0.99", "all reads": 0.005926, "linked reads": 0.001051, "all reads (cumsum)": 0.5627, "linked reads (cumsum)": 0.9457, "range_label": "0.98-0.99", "all reads (inferred)": 0.3716, "linked reads (inferred)": 0.9218, "right_edge": 0.99}, {"bin": "0.99", "interval": "0.99-1.0", "all reads": 0.4373, "linked reads": 0.05432, "all reads (cumsum)": 1.0, "linked reads (cumsum)": 1.0, "range_label": "0.99-1.0", "all reads (inferred)": 1.0, "linked reads (inferred)": 1.0, "right_edge": 1.0}]}}
